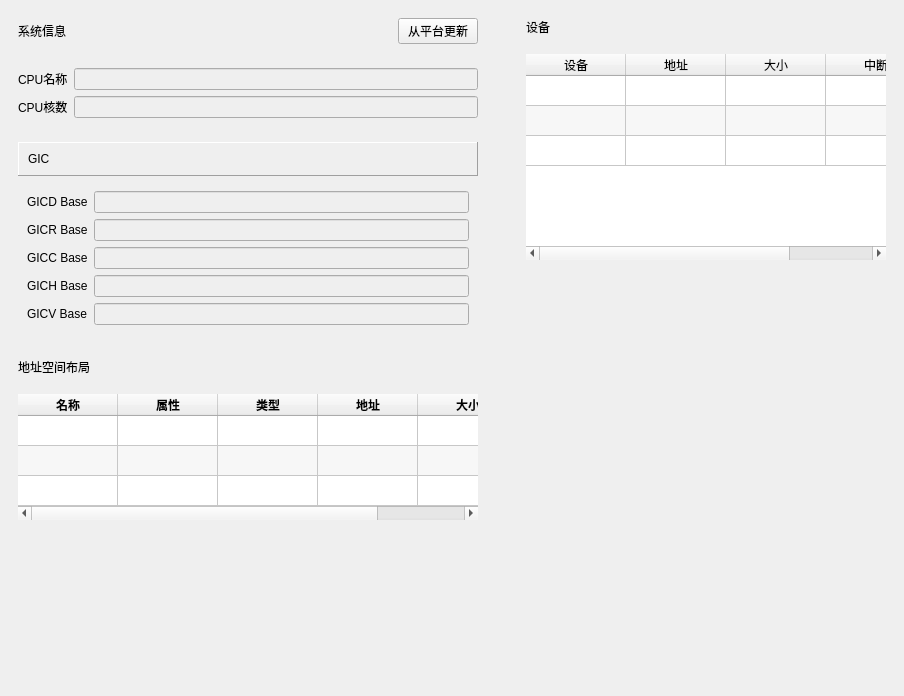
<?xml version="1.0" encoding="UTF-8"?>
<ui version="4.0">
 <class>CPUWidget</class>
 <widget class="QWidget" name="CPUWidget">
  <property name="geometry">
   <rect>
    <x>0</x>
    <y>0</y>
    <width>904</width>
    <height>696</height>
   </rect>
  </property>
  <property name="windowTitle">
   <string>Form</string>
  </property>
  <layout class="QVBoxLayout" name="verticalLayout_8">
   <property name="spacing">
    <number>0</number>
   </property>
   <property name="leftMargin">
    <number>0</number>
   </property>
   <property name="topMargin">
    <number>0</number>
   </property>
   <property name="rightMargin">
    <number>0</number>
   </property>
   <property name="bottomMargin">
    <number>0</number>
   </property>
   <item>
    <widget class="QScrollArea" name="scrollarea_main">
     <property name="frameShape">
      <enum>QFrame::NoFrame</enum>
     </property>
     <property name="widgetResizable">
      <bool>true</bool>
     </property>
     <widget class="QWidget" name="scrollarea_content">
      <property name="geometry">
       <rect>
        <x>0</x>
        <y>0</y>
        <width>904</width>
        <height>696</height>
       </rect>
      </property>
      <layout class="QVBoxLayout" name="verticalLayout_2">
       <property name="spacing">
        <number>0</number>
       </property>
       <property name="leftMargin">
        <number>0</number>
       </property>
       <property name="topMargin">
        <number>0</number>
       </property>
       <property name="rightMargin">
        <number>0</number>
       </property>
       <property name="bottomMargin">
        <number>0</number>
       </property>
       <item>
        <widget class="QFrame" name="frame_main">
         <property name="frameShape">
          <enum>QFrame::NoFrame</enum>
         </property>
         <property name="frameShadow">
          <enum>QFrame::Raised</enum>
         </property>
         <layout class="QHBoxLayout" name="horizontalLayout">
          <property name="spacing">
           <number>12</number>
          </property>
          <property name="leftMargin">
           <number>0</number>
          </property>
          <property name="topMargin">
           <number>0</number>
          </property>
          <property name="rightMargin">
           <number>0</number>
          </property>
          <property name="bottomMargin">
           <number>0</number>
          </property>
          <item>
           <widget class="QFrame" name="frame_left">
            <property name="frameShape">
             <enum>QFrame::NoFrame</enum>
            </property>
            <property name="frameShadow">
             <enum>QFrame::Raised</enum>
            </property>
            <layout class="QVBoxLayout" name="verticalLayout_6">
             <item>
              <widget class="QFrame" name="frame_sysinfo">
               <property name="frameShape">
                <enum>QFrame::NoFrame</enum>
               </property>
               <property name="frameShadow">
                <enum>QFrame::Raised</enum>
               </property>
               <layout class="QVBoxLayout" name="verticalLayout">
                <property name="leftMargin">
                 <number>0</number>
                </property>
                <property name="topMargin">
                 <number>0</number>
                </property>
                <property name="rightMargin">
                 <number>0</number>
                </property>
                <property name="bottomMargin">
                 <number>0</number>
                </property>
                <item>
                 <widget class="QFrame" name="frame_sysinfo_title">
                  <property name="frameShape">
                   <enum>QFrame::NoFrame</enum>
                  </property>
                  <property name="frameShadow">
                   <enum>QFrame::Raised</enum>
                  </property>
                  <layout class="QHBoxLayout" name="horizontalLayout_4">
                   <item>
                    <widget class="QLabel" name="label_sysinfo">
                     <property name="text">
                      <string>系统信息</string>
                     </property>
                    </widget>
                   </item>
                   <item>
                    <widget class="QPushButton" name="btn_update_from_plt">
                     <property name="sizePolicy">
                      <sizepolicy hsizetype="Fixed" vsizetype="Fixed">
                       <horstretch>0</horstretch>
                       <verstretch>0</verstretch>
                      </sizepolicy>
                     </property>
                     <property name="text">
                      <string>从平台更新</string>
                     </property>
                    </widget>
                   </item>
                  </layout>
                 </widget>
                </item>
                <item>
                 <widget class="QFrame" name="frame_cpu_count">
                  <property name="frameShape">
                   <enum>QFrame::NoFrame</enum>
                  </property>
                  <property name="frameShadow">
                   <enum>QFrame::Raised</enum>
                  </property>
                  <layout class="QGridLayout" name="gridLayout">
                   <item row="1" column="1">
                    <widget class="QLineEdit" name="lineedit_cpu_count">
                     <property name="enabled">
                      <bool>false</bool>
                     </property>
                    </widget>
                   </item>
                   <item row="1" column="0">
                    <widget class="QLabel" name="label_cpu_count">
                     <property name="text">
                      <string>CPU核数</string>
                     </property>
                    </widget>
                   </item>
                   <item row="0" column="0">
                    <widget class="QLabel" name="label_cpu_count_2">
                     <property name="text">
                      <string>CPU名称</string>
                     </property>
                    </widget>
                   </item>
                   <item row="0" column="1">
                    <widget class="QLineEdit" name="lineedit_cpu_name">
                     <property name="enabled">
                      <bool>false</bool>
                     </property>
                    </widget>
                   </item>
                  </layout>
                 </widget>
                </item>
                <item>
                 <widget class="QFrame" name="frame_gic">
                  <property name="frameShape">
                   <enum>QFrame::NoFrame</enum>
                  </property>
                  <property name="frameShadow">
                   <enum>QFrame::Raised</enum>
                  </property>
                  <layout class="QVBoxLayout" name="verticalLayout_3">
                   <item>
                    <widget class="QFrame" name="frame_sysinfo_title_2">
                     <property name="styleSheet">
                      <string notr="true"/>
                     </property>
                     <property name="frameShape">
                      <enum>QFrame::Panel</enum>
                     </property>
                     <property name="frameShadow">
                      <enum>QFrame::Raised</enum>
                     </property>
                     <layout class="QHBoxLayout" name="horizontalLayout_8">
                      <item>
                       <widget class="QLabel" name="label_sysinfo_4">
                        <property name="frameShape">
                         <enum>QFrame::NoFrame</enum>
                        </property>
                        <property name="text">
                         <string>GIC</string>
                        </property>
                       </widget>
                      </item>
                     </layout>
                    </widget>
                   </item>
                   <item>
                    <widget class="QFrame" name="frame_gic_values">
                     <property name="frameShape">
                      <enum>QFrame::NoFrame</enum>
                     </property>
                     <property name="frameShadow">
                      <enum>QFrame::Raised</enum>
                     </property>
                     <layout class="QGridLayout" name="gridLayout_2">
                      <item row="0" column="0">
                       <widget class="QLabel" name="label_gicd">
                        <property name="text">
                         <string>GICD Base</string>
                        </property>
                       </widget>
                      </item>
                      <item row="1" column="0">
                       <widget class="QLabel" name="label_gicr">
                        <property name="text">
                         <string>GICR Base</string>
                        </property>
                       </widget>
                      </item>
                      <item row="2" column="0">
                       <widget class="QLabel" name="label_gicc">
                        <property name="text">
                         <string>GICC Base</string>
                        </property>
                       </widget>
                      </item>
                      <item row="3" column="0">
                       <widget class="QLabel" name="label_gich">
                        <property name="text">
                         <string>GICH Base</string>
                        </property>
                       </widget>
                      </item>
                      <item row="0" column="1">
                       <widget class="QLineEdit" name="lineedit_gicd">
                        <property name="enabled">
                         <bool>false</bool>
                        </property>
                       </widget>
                      </item>
                      <item row="4" column="0">
                       <widget class="QLabel" name="label_gicv">
                        <property name="text">
                         <string>GICV Base</string>
                        </property>
                       </widget>
                      </item>
                      <item row="1" column="1">
                       <widget class="QLineEdit" name="lineedit_gicr">
                        <property name="enabled">
                         <bool>false</bool>
                        </property>
                       </widget>
                      </item>
                      <item row="2" column="1">
                       <widget class="QLineEdit" name="lineedit_gicc">
                        <property name="enabled">
                         <bool>false</bool>
                        </property>
                       </widget>
                      </item>
                      <item row="3" column="1">
                       <widget class="QLineEdit" name="lineedit_gich">
                        <property name="enabled">
                         <bool>false</bool>
                        </property>
                       </widget>
                      </item>
                      <item row="4" column="1">
                       <widget class="QLineEdit" name="lineedit_gicv">
                        <property name="enabled">
                         <bool>false</bool>
                        </property>
                       </widget>
                      </item>
                     </layout>
                    </widget>
                   </item>
                  </layout>
                 </widget>
                </item>
               </layout>
              </widget>
             </item>
             <item>
              <widget class="QFrame" name="frame_regions">
               <property name="frameShape">
                <enum>QFrame::NoFrame</enum>
               </property>
               <property name="frameShadow">
                <enum>QFrame::Raised</enum>
               </property>
               <layout class="QVBoxLayout" name="verticalLayout_4">
                <property name="spacing">
                 <number>0</number>
                </property>
                <property name="leftMargin">
                 <number>0</number>
                </property>
                <property name="topMargin">
                 <number>0</number>
                </property>
                <property name="rightMargin">
                 <number>0</number>
                </property>
                <property name="bottomMargin">
                 <number>0</number>
                </property>
                <item>
                 <widget class="QFrame" name="frame_regions_title">
                  <property name="frameShape">
                   <enum>QFrame::NoFrame</enum>
                  </property>
                  <property name="frameShadow">
                   <enum>QFrame::Raised</enum>
                  </property>
                  <layout class="QHBoxLayout" name="horizontalLayout_5">
                   <item>
                    <widget class="QLabel" name="label_regions">
                     <property name="text">
                      <string>地址空间布局</string>
                     </property>
                    </widget>
                   </item>
                  </layout>
                 </widget>
                </item>
                <item>
                 <widget class="QFrame" name="frame_regions_content">
                  <property name="frameShape">
                   <enum>QFrame::NoFrame</enum>
                  </property>
                  <property name="frameShadow">
                   <enum>QFrame::Raised</enum>
                  </property>
                  <layout class="QVBoxLayout" name="verticalLayout_9">
                   <item>
                    <widget class="QTableWidget" name="tablewidget_regions">
                     <property name="frameShape">
                      <enum>QFrame::NoFrame</enum>
                     </property>
                     <property name="sizeAdjustPolicy">
                      <enum>QAbstractScrollArea::AdjustToContents</enum>
                     </property>
                     <property name="autoScroll">
                      <bool>false</bool>
                     </property>
                     <property name="alternatingRowColors">
                      <bool>true</bool>
                     </property>
                     <attribute name="horizontalHeaderVisible">
                      <bool>true</bool>
                     </attribute>
                     <attribute name="horizontalHeaderHighlightSections">
                      <bool>true</bool>
                     </attribute>
                     <attribute name="verticalHeaderVisible">
                      <bool>false</bool>
                     </attribute>
                     <row>
                      <property name="text">
                       <string>uart0</string>
                      </property>
                     </row>
                     <row>
                      <property name="text">
                       <string>uart1</string>
                      </property>
                     </row>
                     <row>
                      <property name="text">
                       <string>uart2</string>
                      </property>
                     </row>
                     <column>
                      <property name="text">
                       <string>名称</string>
                      </property>
                      <property name="font">
                       <font>
                        <weight>75</weight>
                        <bold>true</bold>
                       </font>
                      </property>
                     </column>
                     <column>
                      <property name="text">
                       <string>属性</string>
                      </property>
                      <property name="font">
                       <font>
                        <weight>75</weight>
                        <bold>true</bold>
                       </font>
                      </property>
                     </column>
                     <column>
                      <property name="text">
                       <string>类型</string>
                      </property>
                      <property name="font">
                       <font>
                        <weight>75</weight>
                        <bold>true</bold>
                       </font>
                      </property>
                     </column>
                     <column>
                      <property name="text">
                       <string>地址</string>
                      </property>
                      <property name="font">
                       <font>
                        <weight>75</weight>
                        <bold>true</bold>
                       </font>
                      </property>
                     </column>
                     <column>
                      <property name="text">
                       <string>大小</string>
                      </property>
                      <property name="font">
                       <font>
                        <weight>75</weight>
                        <bold>true</bold>
                       </font>
                      </property>
                     </column>
                    </widget>
                   </item>
                  </layout>
                 </widget>
                </item>
               </layout>
              </widget>
             </item>
             <item>
              <spacer name="verticalSpacer_2">
               <property name="orientation">
                <enum>Qt::Vertical</enum>
               </property>
               <property name="sizeHint" stdset="0">
                <size>
                 <width>20</width>
                 <height>0</height>
                </size>
               </property>
              </spacer>
             </item>
            </layout>
           </widget>
          </item>
          <item>
           <widget class="QFrame" name="frame_right">
            <property name="frameShape">
             <enum>QFrame::NoFrame</enum>
            </property>
            <property name="frameShadow">
             <enum>QFrame::Raised</enum>
            </property>
            <layout class="QVBoxLayout" name="verticalLayout_7">
             <item>
              <widget class="QFrame" name="frame_devices">
               <property name="frameShape">
                <enum>QFrame::NoFrame</enum>
               </property>
               <property name="frameShadow">
                <enum>QFrame::Raised</enum>
               </property>
               <layout class="QVBoxLayout" name="verticalLayout_5">
                <property name="spacing">
                 <number>0</number>
                </property>
                <property name="leftMargin">
                 <number>0</number>
                </property>
                <property name="topMargin">
                 <number>0</number>
                </property>
                <property name="rightMargin">
                 <number>0</number>
                </property>
                <property name="bottomMargin">
                 <number>0</number>
                </property>
                <item>
                 <widget class="QFrame" name="frame_devices_title">
                  <property name="frameShape">
                   <enum>QFrame::NoFrame</enum>
                  </property>
                  <property name="frameShadow">
                   <enum>QFrame::Raised</enum>
                  </property>
                  <layout class="QHBoxLayout" name="horizontalLayout_3">
                   <item>
                    <widget class="QLabel" name="label_devices">
                     <property name="text">
                      <string>设备</string>
                     </property>
                    </widget>
                   </item>
                  </layout>
                 </widget>
                </item>
                <item>
                 <widget class="QFrame" name="frame_device_content">
                  <property name="frameShape">
                   <enum>QFrame::NoFrame</enum>
                  </property>
                  <property name="frameShadow">
                   <enum>QFrame::Raised</enum>
                  </property>
                  <layout class="QVBoxLayout" name="verticalLayout_10">
                   <item>
                    <widget class="QTableWidget" name="tablewidget_device">
                     <property name="frameShape">
                      <enum>QFrame::NoFrame</enum>
                     </property>
                     <property name="sizeAdjustPolicy">
                      <enum>QAbstractScrollArea::AdjustToContents</enum>
                     </property>
                     <property name="autoScroll">
                      <bool>false</bool>
                     </property>
                     <property name="alternatingRowColors">
                      <bool>true</bool>
                     </property>
                     <attribute name="horizontalHeaderVisible">
                      <bool>true</bool>
                     </attribute>
                     <attribute name="horizontalHeaderHighlightSections">
                      <bool>true</bool>
                     </attribute>
                     <attribute name="verticalHeaderVisible">
                      <bool>false</bool>
                     </attribute>
                     <row>
                      <property name="text">
                       <string>uart0</string>
                      </property>
                     </row>
                     <row>
                      <property name="text">
                       <string>uart1</string>
                      </property>
                     </row>
                     <row>
                      <property name="text">
                       <string>uart2</string>
                      </property>
                     </row>
                     <column>
                      <property name="text">
                       <string>设备</string>
                      </property>
                     </column>
                     <column>
                      <property name="text">
                       <string>地址</string>
                      </property>
                     </column>
                     <column>
                      <property name="text">
                       <string>大小</string>
                      </property>
                     </column>
                     <column>
                      <property name="text">
                       <string>中断</string>
                      </property>
                     </column>
                    </widget>
                   </item>
                  </layout>
                 </widget>
                </item>
               </layout>
              </widget>
             </item>
             <item>
              <spacer name="verticalSpacer_3">
               <property name="orientation">
                <enum>Qt::Vertical</enum>
               </property>
               <property name="sizeHint" stdset="0">
                <size>
                 <width>20</width>
                 <height>0</height>
                </size>
               </property>
              </spacer>
             </item>
            </layout>
           </widget>
          </item>
         </layout>
        </widget>
       </item>
       <item>
        <spacer name="verticalSpacer">
         <property name="orientation">
          <enum>Qt::Vertical</enum>
         </property>
         <property name="sizeHint" stdset="0">
          <size>
           <width>20</width>
           <height>40</height>
          </size>
         </property>
        </spacer>
       </item>
      </layout>
     </widget>
    </widget>
   </item>
  </layout>
 </widget>
 <resources/>
 <connections/>
</ui>
